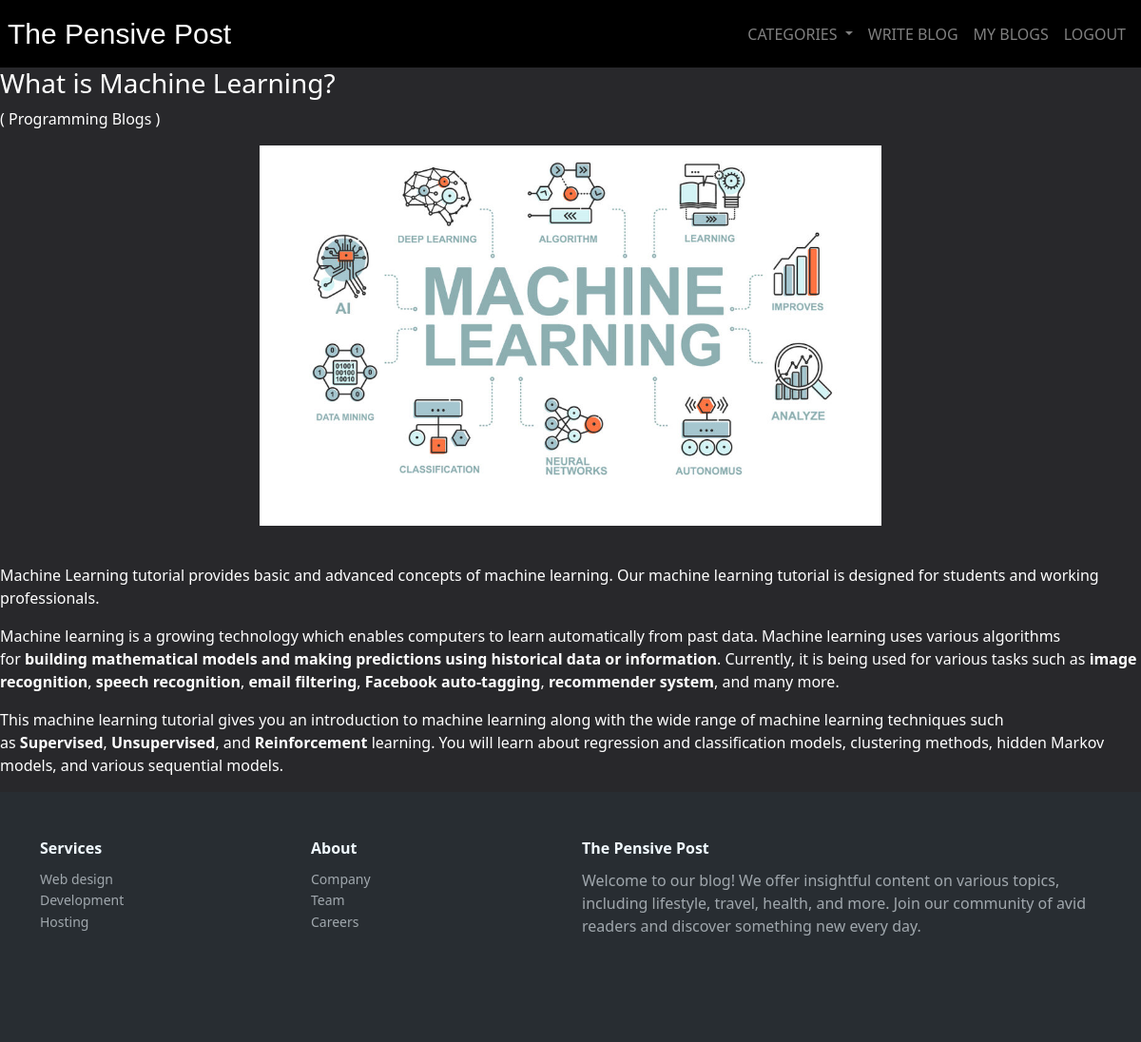
/blog/huehue1bd (signed in), run on the app's committed database.
### blogapp/models.py (models this page shows, shortened)
class Post(models.Model):
    post_id = models.AutoField(primary_key=True)
    author = models.ForeignKey(User, on_delete=models.CASCADE,null=True)
    title = models.CharField(max_length=200)
    content = RichTextUploadingField()
    url = models.CharField(max_length=100)
    cat = models.ForeignKey(Category, on_delete=models.CASCADE)
    image = models.ImageField(upload_to='post/')
    created_at = models.DateTimeField(auto_now_add=True)
    updated_at = models.DateTimeField(auto_now=True)

class Category(models.Model):
    cat_id = models.AutoField(primary_key=True)
    title = models.CharField(max_length=100)
    description = models.TextField()
    url = models.CharField(max_length=100)
    image = models.ImageField(upload_to='category/')
    add_date = models.DateTimeField(auto_now_add=True, null=True)

### blogapp/views.py (the view)
# urls.py: path('blog/<slug:url>', post),
@login_required(login_url="/login")
def post(request, url):
    post = Post.objects.get(url=url)
    cats = Category.objects.all()
    return render(request, 'posts.html', {'post': post, 'cats': cats})

### template/posts.html (shortened to what this page needs)
{%extends 'base.html' %}
{%block content%}
<div class="container-custom">
    <div class="row">
        <div class="col s12 m10">
            <h3>{{post.title}}</h3>
            <p>( {{post.cat.title}} )</p>
            <img src="/media/{{post.image}}" class="responsive-img" alt="" style="  display: block;
  margin: 0 auto;   max-width: 100%;
  height: 400px;">
            <br>
            <p>
                {{post.content|safe}}
            </p>
        </div>
    </div>
</div>
{%endblock%}

### blogapp/static/css/style.css (style rules this page uses)
body { background:blue; }

### blogapp/static/css/carousel.css (style rules this page uses)
body { padding-top: 0rem; padding-bottom: 3rem; color: #5a5a5a; }

### template/base.html (style rules this page uses)
body { margin:0px; padding:0px; background:#28282B; color: white; }

### data on the page
Post: title "What is Machine Learning?", cat "Programming Blogs", image (picture), content "Machine Learning tutorial provides basic and advanced concepts of machine learning. Our machine learning tutorial is designed for students and working professionals. Machine learning is a growing technology which enables computers to learn automatically from past data. Machine learning uses various algorithms for building mathematical models and making predictions using historical data or information . Currently, it is being used for various tasks such as image recognition , speech recognition , email filtering , Facebook auto-tagging , recommender system , and many more. This machine learning tutorial gives you an introduction to machine learning along with the wide range of machine…"
